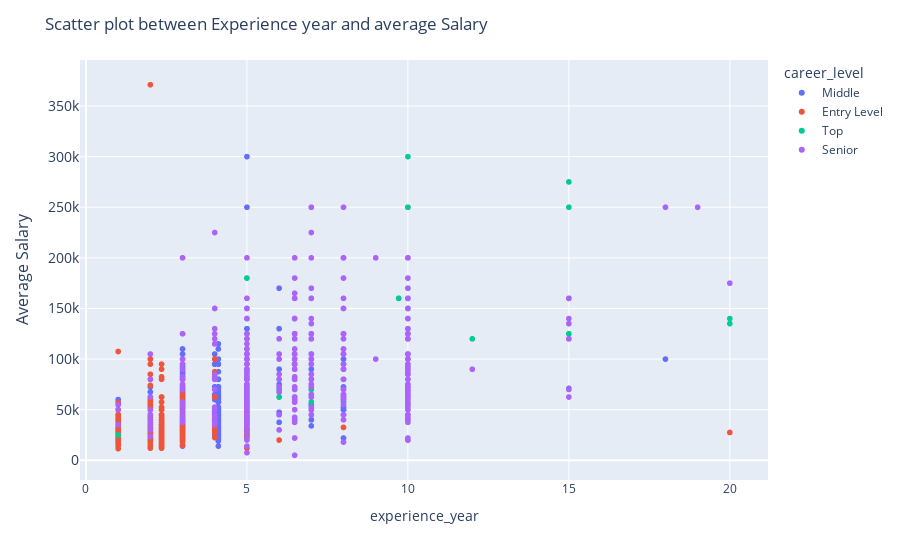

Notebook code for this chart:
### Code cell
fig = px.scatter(jobs_df[['experience_year','average_salary','career_level']].dropna(), x="experience_year", y="average_salary",color = 'career_level')
fig.update_layout(
    title_text='Scatter plot between Experience year and average Salary', 

    yaxis=dict(
        title='Average Salary',
        titlefont_size=16,
        tickfont_size=14,))
fig.show()

### Figure 1 — Plotly figure (JSON) as saved in the notebook; plotly's stock layout.template omitted (floating-point values rounded to 4 significant figures; data arrays with more than 128 entries replaced by an {"elided": "..."} marker saying what was removed)
{"data": [{"hovertemplate": "career_level=Middle<br>experience_year=%{x}<br>average_salary=%{y}<extra></extra>", "legendgroup": "Middle", "marker": {"color": "#636efa", "symbol": "circle"}, "mode": "markers", "name": "Middle", "showlegend": true, "type": "scattergl", "x": {"elided": "654 float values"}, "xaxis": "x", "y": {"elided": "654 int values"}, "yaxis": "y"}, {"hovertemplate": "career_level=Entry Level<br>experience_year=%{x}<br>average_salary=%{y}<extra></extra>", "legendgroup": "Entry Level", "marker": {"color": "#EF553B", "symbol": "circle"}, "mode": "markers", "name": "Entry Level", "showlegend": true, "type": "scattergl", "x": {"elided": "616 float values"}, "xaxis": "x", "y": {"elided": "616 int values"}, "yaxis": "y"}, {"hovertemplate": "career_level=Top<br>experience_year=%{x}<br>average_salary=%{y}<extra></extra>", "legendgroup": "Top", "marker": {"color": "#00cc96", "symbol": "circle"}, "mode": "markers", "name": "Top", "showlegend": true, "type": "scattergl", "x": [7, 1, 10, 3, 9.713, 15, 6, 10, 10, 9.713, 15, 15, 10, 9.713, 15, 5, 10, 10, 8, 8, 10, 10, 10, 6, 8, 5, 8, 10, 5, 15, 10, 15, 10, 10, 20, 3, 10, 10, 10, 5, 10, 5, 8, 15, 10, 5, 10, 7, 7, 7, 12, 10, 8, 20, 5, 3, 10, 6], "xaxis": "x", "y": [105000, 25000, 72500, 72500, 160000, 160000, 62500, 120000, 105000, 160000, 160000, 125000, 120000, 160000, 160000, 62500, 160000, 160000, 80000, 95000, 125000, 120000, 120000, 80000, 80000, 45000, 95000, 140000, 95000, 125000, 150000, 250000, 150000, 90000, 140000, 57500, 100000, 125000, 250000, 60000, 125000, 180000, 90000, 275000, 150000, 180000, 200000, 250000, 57500, 70000, 120000, 300000, 57500, 135000, 100000, 45000, 130000, 70000], "yaxis": "y"}, {"hovertemplate": "career_level=Senior<br>experience_year=%{x}<br>average_salary=%{y}<extra></extra>", "legendgroup": "Senior", "marker": {"color": "#ab63fa", "symbol": "circle"}, "mode": "markers", "name": "Senior", "showlegend": true, "type": "scattergl", "x": {"elided": "548 float values"}, "xaxis": "x", "y": {"elided": "548 int values"}, "yaxis": "y"}], "layout": {"legend": {"title": {"text": "career_level"}, "tracegroupgap": 0}, "margin": {"t": 60}, "title": {"text": "Scatter plot between Experience year and average Salary"}, "xaxis": {"anchor": "y", "domain": [0, 1], "title": {"text": "experience_year"}}, "yaxis": {"anchor": "x", "domain": [0, 1], "tickfont": {"size": 14}, "title": {"font": {"size": 16}, "text": "Average Salary"}}}}
